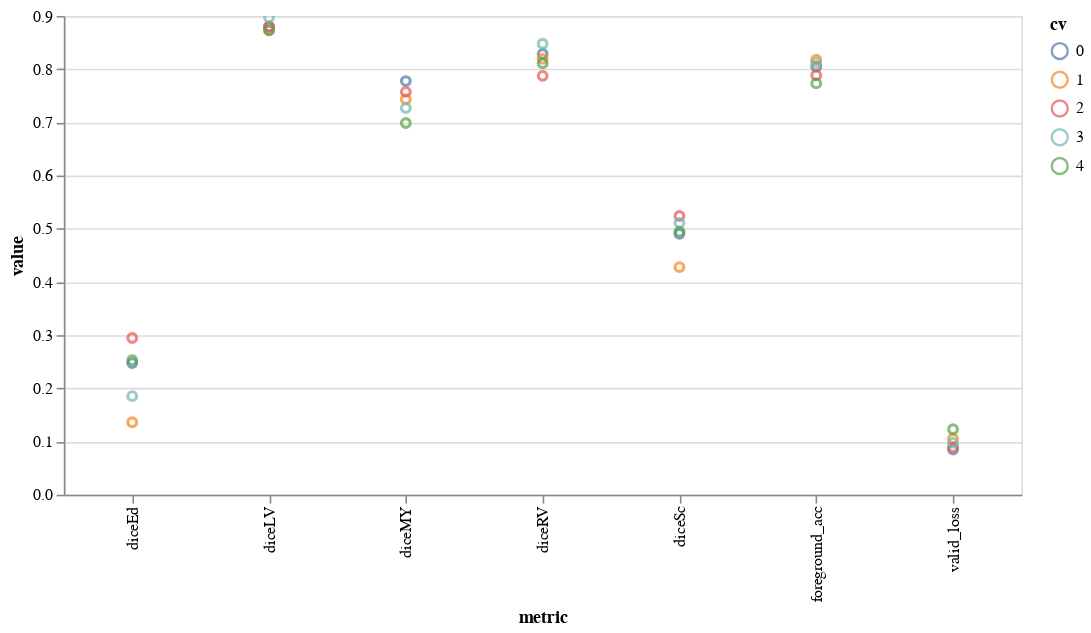

Source (notebook cell):
### Code cell
(alt.Chart(cv_results_long)
  .mark_point()
  .encode(x='metric', y='value', color='cv:N')
  .properties(width=600, height=300)
  .interactive())

### Figure 1 — Vega-Lite specification as saved in the notebook (floating-point values rounded to 4 significant figures)
{"config": {"view": {"continuousWidth": 400, "continuousHeight": 300}}, "data": {"name": "data-616b80dd2c866a9475a4bc7ce4fa0a4e"}, "mark": "point", "encoding": {"color": {"type": "nominal", "field": "cv"}, "x": {"type": "nominal", "field": "metric"}, "y": {"type": "quantitative", "field": "value"}}, "height": 300, "selection": {"selector001": {"type": "interval", "bind": "scales", "encodings": ["x", "y"]}}, "width": 600, "$schema": "https://vega.github.io/schema/vega-lite/v4.8.1.json", "datasets": {"data-616b80dd2c866a9475a4bc7ce4fa0a4e": [{"cv": 0, "metric": "valid_loss", "value": 0.0852}, {"cv": 0, "metric": "foreground_acc", "value": 0.805}, {"cv": 0, "metric": "diceLV", "value": 0.8796}, {"cv": 0, "metric": "diceMY", "value": 0.7776}, {"cv": 0, "metric": "diceRV", "value": 0.8285}, {"cv": 0, "metric": "diceEd", "value": 0.2474}, {"cv": 0, "metric": "diceSc", "value": 0.4905}, {"cv": 1, "metric": "valid_loss", "value": 0.1052}, {"cv": 1, "metric": "foreground_acc", "value": 0.8175}, {"cv": 1, "metric": "diceLV", "value": 0.8736}, {"cv": 1, "metric": "diceMY", "value": 0.7435}, {"cv": 1, "metric": "diceRV", "value": 0.8194}, {"cv": 1, "metric": "diceEd", "value": 0.1364}, {"cv": 1, "metric": "diceSc", "value": 0.4279}, {"cv": 2, "metric": "valid_loss", "value": 0.0893}, {"cv": 2, "metric": "foreground_acc", "value": 0.7887}, {"cv": 2, "metric": "diceLV", "value": 0.8795}, {"cv": 2, "metric": "diceMY", "value": 0.7574}, {"cv": 2, "metric": "diceRV", "value": 0.7874}, {"cv": 2, "metric": "diceEd", "value": 0.2947}, {"cv": 2, "metric": "diceSc", "value": 0.5239}, {"cv": 3, "metric": "valid_loss", "value": 0.09789}, {"cv": 3, "metric": "foreground_acc", "value": 0.812}, {"cv": 3, "metric": "diceLV", "value": 0.8971}, {"cv": 3, "metric": "diceMY", "value": 0.7269}, {"cv": 3, "metric": "diceRV", "value": 0.8476}, {"cv": 3, "metric": "diceEd", "value": 0.1854}, {"cv": 3, "metric": "diceSc", "value": 0.5109}, {"cv": 4, "metric": "valid_loss", "value": 0.1231}, {"cv": 4, "metric": "foreground_acc", "value": 0.7733}, {"cv": 4, "metric": "diceLV", "value": 0.873}, {"cv": 4, "metric": "diceMY", "value": 0.6986}, {"cv": 4, "metric": "diceRV", "value": 0.8112}, {"cv": 4, "metric": "diceEd", "value": 0.2529}, {"cv": 4, "metric": "diceSc", "value": 0.4943}]}}
